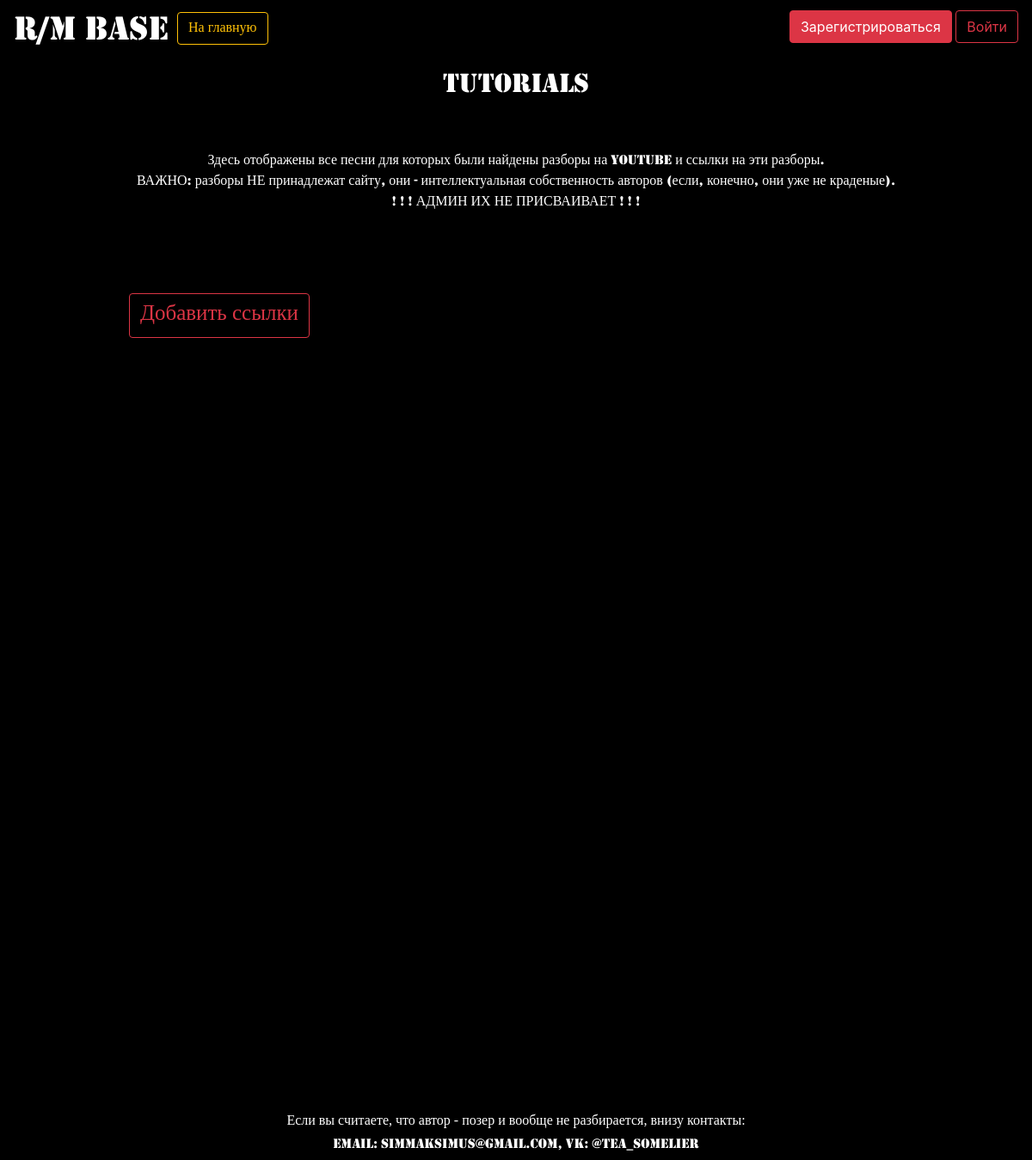
Before: /tutorials with the older database file.
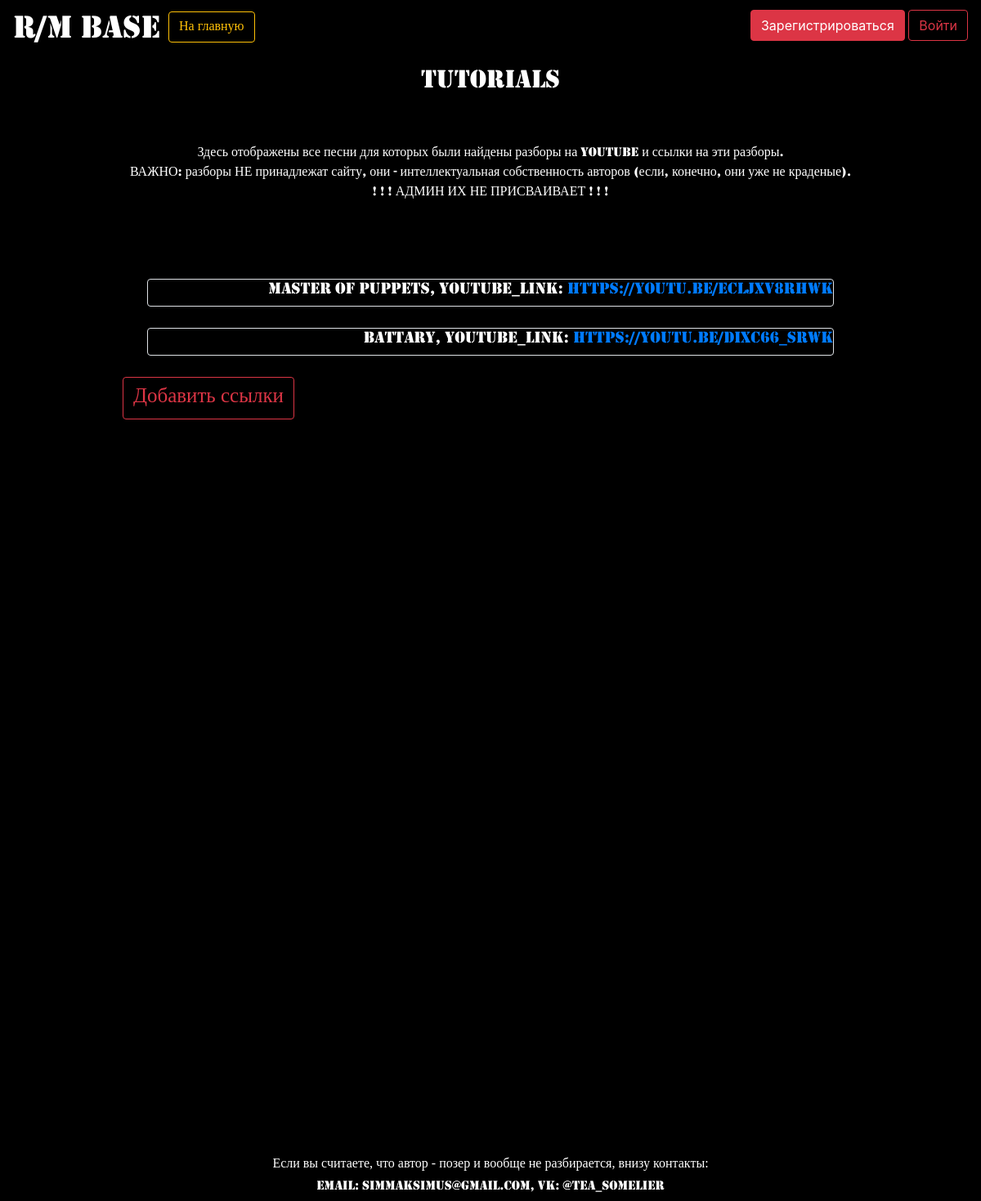
After: the same page with the newer database file.
### data/songs.py (models this page shows)
class Song(SqlAlchemyBase, SerializerMixin):
    __tablename__ = 'songs'
    id = sqlalchemy.Column(sqlalchemy.Integer,
                           primary_key=True, autoincrement=True)
    name = sqlalchemy.Column(sqlalchemy.String, nullable=True)
    album_id = sqlalchemy.Column(sqlalchemy.Integer,
                                 sqlalchemy.ForeignKey("albums.id"))
    tutor = sqlalchemy.Column(sqlalchemy.String, default="None")
    album = orm.relationship('Album')

### main.py (the view)
@app.route("/tutorials")
@app.route("/tutorials/<add_tutors>", methods=['GET', 'POST'])
def tutor_list(add_tutors=False):
    db_sess = db_session.create_session()
    if add_tutors and current_user.is_authenticated:
        if current_user.is_admin:
            form = TutorsForm()
            if form.is_submitted():
                res = db_sess.query(Song).all()
                for i in range(len(res)):
                    res[i].tutor = form.songs.entries[i].form.url.data
                    db_sess.commit()
                return redirect('/tutorials')
            else:
                sungs = [s for s in db_sess.query(Song).all()]
                for i in range(len(sungs)):
                    form.songs.append_entry()
                    form.songs.entries[i].form.name = sungs[i].name
                    form.songs.entries[i].form.url.data = sungs[i].tutor
            return render_template("tutorials.html", form=form)
    else:
        authors = [song for song in db_sess.query(Song).filter(Song.tutor != 'None')]
        return render_template("tutorials.html", songs=authors)

### data/db_session.py (called while the page is built)
def create_session() -> Session:
    global __factory
    return __factory()

### templates/tutorials.html (shortened to what this page needs)
{% extends "base.html" %}
{% block content %}
<link rel="stylesheet" type="text/css" href="/static/css/style.css" />
<h2 style="text-align: center;"><span style="font-family: METAL;">Tutorials</span></h2><br>
<br>
{% if form and current_user.is_admin %}
<form enctype="multipart/form-data" action="" method="post" style="text-align: right; padding-left: 100px; padding-right: 100px; font-family: METAL;">
    <p>{{ form.submit(type="submit", class="btn btn-outline-danger") }}</p>
        <div>{{ message }}</div>
    {{ form.hidden_tag() }}
    {% for song in form.songs %}
    <h4>{{ song.form.name.label }} {{ song.form.name }} --- {{ song.form.url.label }} {{ song.form.url }}</h4><br>
    {% endfor %}
    <p>{{ form.submit(type="submit", class="btn btn-outline-danger") }}</p>
        <div>{{ message }}</div>
</form>
{% else %}
<body><span style="font-family: METAL; both">
    <p style="text-align: center;">Здесь отображены все песни для которых были найдены разборы на YouTube и ссылки на эти разборы.<br>
        ВАЖНО: разборы НЕ принадлежат сайту, они - интеллектуальная собственность авторов (если, конечно, они уже не краденые).<br>
        ! ! ! АДМИН ИХ НЕ ПРИСВАИВАЕТ ! ! !</p>
    <br><br><br>
    {% for item in songs %}
    <div class="col-md6 border rounded both">
        <h5>{{item.name}}, youtube_link: <a href="{{item.tutor}}">{{item.tutor}}</a> </h5>
    </div>
    <br>
    {% endfor %}
    <a class="btn btn-outline-danger rightbutton" href="/tutorials/add_tutors">Добавить ссылки</a>
</span>
</body>
{% endif %}
{% endblock %}

Changed rows visible on the page:
now on this page (row edited): Song: name "Master of Puppets", tutor "https://youtu.be/EcLJXV8rhWk"
now on this page (row edited): Song: name "Battary", tutor "https://youtu.be/DiXc66_sRWk"
